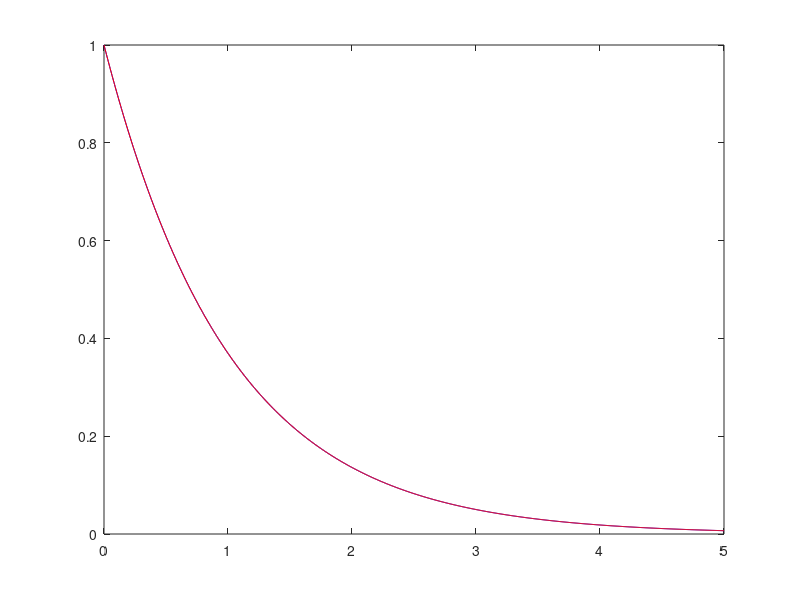

This figure's MATLAB source: (Note: this script raises an error after producing the figure.)
%% Example of Exact / Approx Comparison with LATEX labeling

clear all
close all
clc

vareps = 0.01

t = linspace(0,5,1000);
exact1 = 1./sqrt(exp(2.*t).*(1-vareps)+vareps);
% exact2 = -1./sqrt(exp(2.*t).*(1-vareps)+vareps);
approx = exp(-t)+.5.*(-exp(-3.*t)+exp(-t)).*vareps+exp(-t).*(exp(-3.*t)./2-3.*exp(-t)./2+1).*vareps^2;
plot(t,exact1,'-b')
hold on
% plot(t,exact2,'--b')
plot(t,approx,'-r')
xline(0)
yline(0)
xlabel('t','FontSize',16,'interpreter','latex')
ylabel('y','FontSize',16,'interpreter','latex')
title('Approximation vs Exact of $dy/dt + y = \epsilon y^3$','FontSize',16,'interpreter','latex')
hold off
